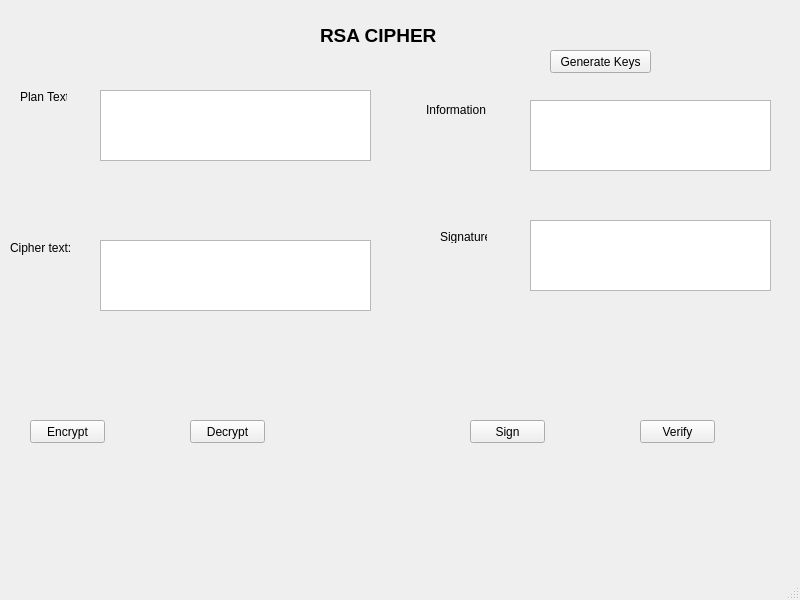
<?xml version="1.0" encoding="UTF-8"?>
<ui version="4.0">
 <class>MainWindow</class>
 <widget class="QMainWindow" name="MainWindow">
  <property name="geometry">
   <rect>
    <x>0</x>
    <y>0</y>
    <width>800</width>
    <height>600</height>
   </rect>
  </property>
  <property name="windowTitle">
   <string>MainWindow</string>
  </property>
  <widget class="QWidget" name="centralwidget">
   <widget class="QLabel" name="label">
    <property name="geometry">
     <rect>
      <x>320</x>
      <y>20</y>
      <width>161</width>
      <height>31</height>
     </rect>
    </property>
    <property name="font">
     <font>
      <pointsize>14</pointsize>
      <weight>75</weight>
      <bold>true</bold>
     </font>
    </property>
    <property name="text">
     <string>RSA CIPHER</string>
    </property>
   </widget>
   <widget class="QPushButton" name="btnGeneratekeys">
    <property name="geometry">
     <rect>
      <x>550</x>
      <y>50</y>
      <width>101</width>
      <height>23</height>
     </rect>
    </property>
    <property name="text">
     <string>Generate Keys</string>
    </property>
   </widget>
   <widget class="QPushButton" name="btnEncrypt">
    <property name="geometry">
     <rect>
      <x>30</x>
      <y>420</y>
      <width>75</width>
      <height>23</height>
     </rect>
    </property>
    <property name="text">
     <string>Encrypt</string>
    </property>
   </widget>
   <widget class="QPushButton" name="btnDecrypt">
    <property name="geometry">
     <rect>
      <x>190</x>
      <y>420</y>
      <width>75</width>
      <height>23</height>
     </rect>
    </property>
    <property name="text">
     <string>Decrypt</string>
    </property>
   </widget>
   <widget class="QPushButton" name="btnSign">
    <property name="geometry">
     <rect>
      <x>470</x>
      <y>420</y>
      <width>75</width>
      <height>23</height>
     </rect>
    </property>
    <property name="text">
     <string>Sign</string>
    </property>
   </widget>
   <widget class="QPushButton" name="btnVerify">
    <property name="geometry">
     <rect>
      <x>640</x>
      <y>420</y>
      <width>75</width>
      <height>23</height>
     </rect>
    </property>
    <property name="text">
     <string>Verify</string>
    </property>
   </widget>
   <widget class="QLabel" name="label_2">
    <property name="geometry">
     <rect>
      <x>20</x>
      <y>90</y>
      <width>47</width>
      <height>13</height>
     </rect>
    </property>
    <property name="text">
     <string>Plan Text:</string>
    </property>
   </widget>
   <widget class="QLabel" name="label_3">
    <property name="geometry">
     <rect>
      <x>10</x>
      <y>240</y>
      <width>61</width>
      <height>16</height>
     </rect>
    </property>
    <property name="text">
     <string>Cipher text:</string>
    </property>
   </widget>
   <widget class="QLabel" name="label_4">
    <property name="geometry">
     <rect>
      <x>426</x>
      <y>100</y>
      <width>61</width>
      <height>20</height>
     </rect>
    </property>
    <property name="text">
     <string>Information :</string>
    </property>
   </widget>
   <widget class="QLabel" name="label_5">
    <property name="geometry">
     <rect>
      <x>440</x>
      <y>230</y>
      <width>47</width>
      <height>13</height>
     </rect>
    </property>
    <property name="text">
     <string>Signature:</string>
    </property>
   </widget>
   <widget class="QPlainTextEdit" name="txtPlaintext">
    <property name="geometry">
     <rect>
      <x>100</x>
      <y>90</y>
      <width>271</width>
      <height>71</height>
     </rect>
    </property>
   </widget>
   <widget class="QPlainTextEdit" name="txtCiphertext">
    <property name="geometry">
     <rect>
      <x>100</x>
      <y>240</y>
      <width>271</width>
      <height>71</height>
     </rect>
    </property>
   </widget>
   <widget class="QPlainTextEdit" name="txtInformation">
    <property name="geometry">
     <rect>
      <x>530</x>
      <y>100</y>
      <width>241</width>
      <height>71</height>
     </rect>
    </property>
   </widget>
   <widget class="QPlainTextEdit" name="txtSignature">
    <property name="geometry">
     <rect>
      <x>530</x>
      <y>220</y>
      <width>241</width>
      <height>71</height>
     </rect>
    </property>
   </widget>
  </widget>
  <widget class="QMenuBar" name="menubar">
   <property name="geometry">
    <rect>
     <x>0</x>
     <y>0</y>
     <width>800</width>
     <height>21</height>
    </rect>
   </property>
  </widget>
  <widget class="QStatusBar" name="statusbar"/>
 </widget>
 <resources/>
 <connections/>
</ui>
